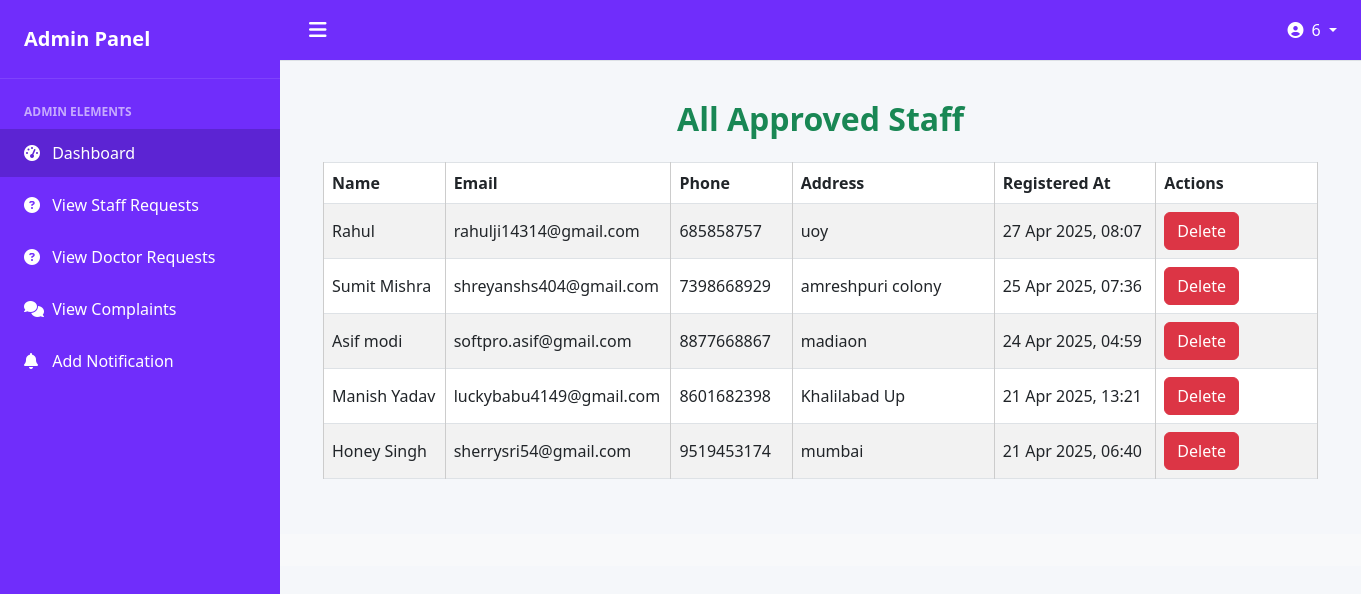
The app's page /adminapp/viewstaff/ (signed in) with its own data.
### adminapp/models.py (models this page shows, shortened)
class StaffRegister(models.Model):
    staff_name = models.CharField(max_length=100)
    staff_email = models.EmailField()
    staff_password = models.CharField(max_length=100)
    staff_phone = models.CharField(max_length=20)
    staff_address = models.CharField(max_length=200)
    created_at = models.DateTimeField(auto_now_add=True)

### adminapp/views.py (the view)
# urls.py: path('viewstaff/',views.viewstaff,name='viewstaff'),
@cache_control(no_store=True, no_cache=True, must_revalidate=True)
def viewstaff(req):
    if 'adminid' not in req.session:  # Ensure admin is logged in
        return redirect('login')
    staff = StaffRegister.objects.all().order_by('-created_at')
    return render(req, 'viewstaff.html', {'staff': staff})

### adminapp/templates/viewstaff.html
{% extends 'adminbase.html' %}
{% load static %}
{% block admin %}
<div class="row" style="margin: 0;">
    <div class="col-12" style="padding: 15px;">
        <h2 class="text-center mb-4" style="font-weight: 600; color: #198754;">All Approved Staff</h2>
        {% if staff %}
            <div style="overflow-x: auto;">
                <table class="table table-bordered table-hover table-striped text-center align-middle" style="min-width: 600px;">
                    <thead style="background-color: #198754; color: white;">
                        <tr>
                            <th style="min-width: 120px;">Name</th>
                            <th style="min-width: 200px;">Email</th>
                            <th style="min-width: 120px;">Phone</th>
                            <th style="min-width: 200px;">Address</th>
                            <th style="min-width: 160px;">Registered At</th>
                            <th style="min-width: 160px;">Actions</th>
                        </tr>
                    </thead>
                    <tbody>
                        {% for s in staff %}
                            <tr>
                                <td>{{ s.staff_name }}</td>
                                <td>{{ s.staff_email }}</td>
                                <td>{{ s.staff_phone }}</td>
                                <td>{{ s.staff_address }}</td>
                                <td>{{ s.created_at|date:"d M Y, H:i" }}</td>
                                <td>
                                    <a href="{% url 'adminapp:deletestaff' s.id %}" class="btn btn-danger">Delete</a>
                                </td>
                            </tr>
                        {% endfor %}
                    </tbody>
                </table>
            </div>
        {% else %}
            <div class="alert alert-info text-center" style="font-weight: 500; font-size: 1.1rem;">
                No approved staff members found.
            </div>
        {% endif %}
    </div>
</div>
{% endblock %}

### adminapp/templates/adminbase.html (style rules this page uses)
:root { --primary: rgb(112, 45, 251); --primary-hover: rgb(92, 36, 211); --sidebar-width: 280px; }
body { font-family: 'Segoe UI', Tahoma, Geneva, Verdana, sans-serif; background-color: #f5f7fa; margin: 0; overflow-x: hidden; }
.container-fluid table { width: 100%; border-collapse: collapse; }
table th, table td { border: 1px solid #ccc; padding: 12px; text-align: left; }
table th { background-color: #e0f2f1; }

### records on screen
StaffRegister: staff_name "Rahul", staff_email "rahulji14314@gmail.com", staff_phone "685858757", staff_address "uoy", created_at "27 Apr 2025, 08:07"
StaffRegister: staff_name "Sumit Mishra", staff_email "shreyanshs404@gmail.com", staff_phone "7398668929", staff_address "amreshpuri colony", created_at "25 Apr 2025, 07:36"
StaffRegister: staff_name "Asif modi", staff_email "softpro.asif@gmail.com", staff_phone "8877668867", staff_address "madiaon", created_at "24 Apr 2025, 04:59"
StaffRegister: staff_name "Manish Yadav", staff_email "luckybabu4149@gmail.com", staff_phone "8601682398", staff_address "Khalilabad Up", created_at "21 Apr 2025, 13:21"
StaffRegister: staff_name "Honey Singh", staff_email "sherrysri54@gmail.com", staff_phone "9519453174", staff_address "mumbai", created_at "21 Apr 2025, 06:40"

### other values on screen
{{ request.session.adminid }} "6"
